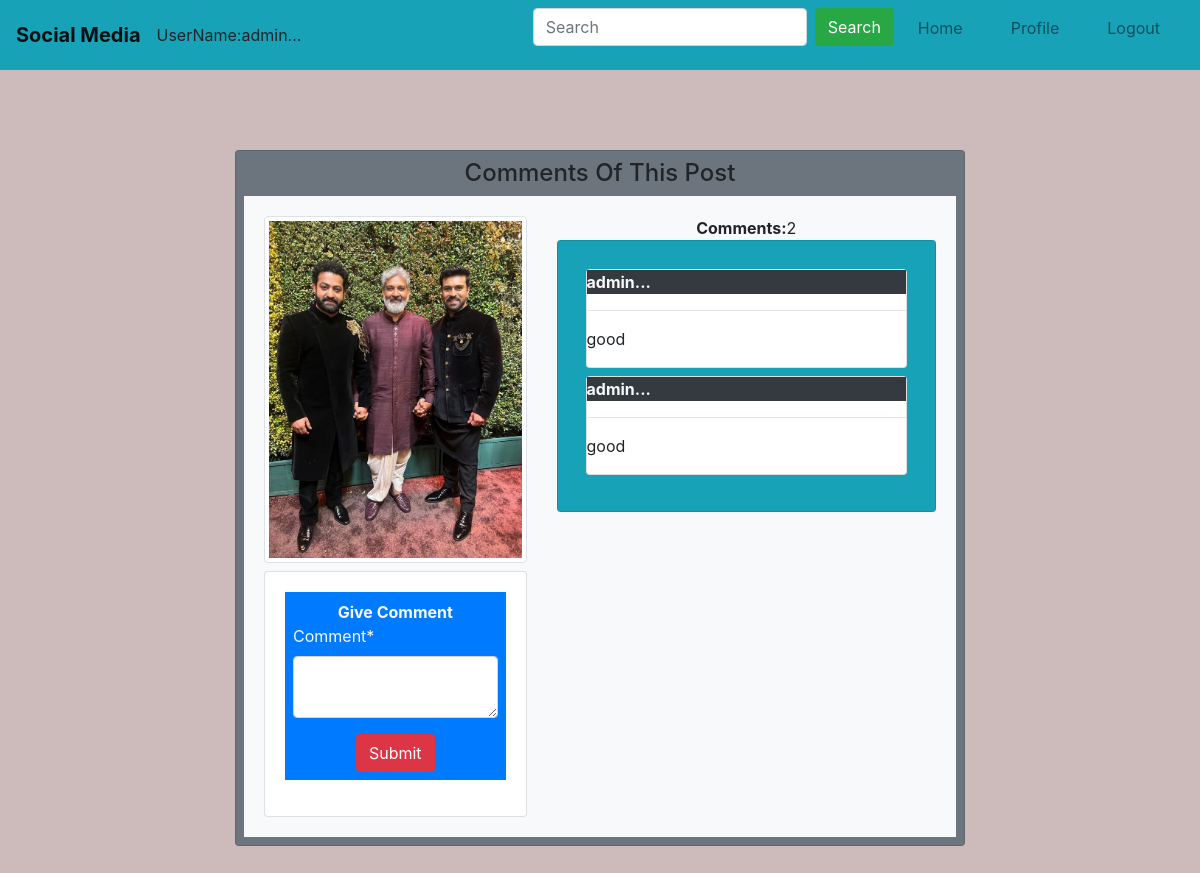
Page /special/comment/23 (signed in) on the committed database.
### user1app/models.py (models this page shows, shortened)
class upload(models.Model):
    user=models.ForeignKey(User,on_delete=models.CASCADE)
    post=models.FileField(upload_to='media',null=True)
    date_posted=models.DateTimeField(auto_now_add=True)
    def comment_count(self):
        return self.comment_set.all().count()
    def comments(self):
        return self.comment_set.all().order_by('-id')

### specialapp/models.py (models this page shows, shortened)
class Comment(models.Model):
    user=models.ForeignKey(User,on_delete=models.CASCADE,null=True)
    post=models.ForeignKey(upload,on_delete=models.CASCADE,null=True)
    comment=models.TextField(null=True)

### specialapp/views.py (the view, shortened to what this page needs)
# urls.py: path('comment/<int:id>',views.comment,name='comment')
@login_required
def comment(request,id):
    data=upload.objects.get(id=id)
    if data.post.name.lower().endswith(('.jpg','.png','.jpeg')):
        data.file_type = 'image'
    elif data.post.name.lower().endswith('mp4'):
        data.file_type = 'video'
    else:
        data.file_type = 'audio'
    form=comment_form()
    return render(request,'comment.html',{'data':data,'form':form})

### specialapp/forms.py
class comment_form(forms.ModelForm):
    comment = forms.CharField(widget=forms.Textarea(attrs={'rows': 2, 'cols': 4}))
    class Meta:
        model=Comment
        fields=['comment',]

### templates/comment.html (shortened to what this page needs)
{% extends 'base.html' %}
{% load crispy_forms_tags %}
{% block content %}
{% include 'navbar.html' %}
<div class="container">
  <div class="row">
    <div class="offset-md-2 col-md-8">
<div class="card bg-secondary p-2 mb-5" style="margin-top: 80px;">
    <h4 class="text-center">Comments Of This Post</h4>
  <div class="card-body bg-light">
    <div class="row">
        <div class="col-md-5">
          {% if data.file_type == 'image' %}
          <img src="{{ data.post.url }}" class="img-thumbnail" >
        {% elif data.file_type == 'video' %}
          <video width="250" height="250" controls>
            <source src="{{ data.post.url }}" type="video/mp4">
            Your browser does not support the video tag.
          </video>
        {% else %}
          <audio width="200" height="200" controls>
            <source src="{{ data.post.url }}" type="audio/mpeg">
            Your browser does not support the audio tag.
          </audio>
        {% endif %}
           <div class="card mt-2">
            <div class="card-body">
              <form class="bg-primary text-light p-2"  method="POST" >
                <center>
                <b>Give Comment</b>
            </center>
                {{form|crispy}}
                <div class="text-center">
                    <input type="submit" name="" value="Submit" class="btn btn-danger">
                </div>
              </form>
            </div>
          </div>
        </div>
      <div class="col-md-7">
        <center>
        <b class="">Comments:</b>{{data.comment_count}}
    </center>
            <div class="card p-2 bg-info">
                {% if data.comments %}
              <div class="card-body" style="max-height: 500px; overflow-y: auto;">
                {% for i in data.comments %}
                <div class="card mb-2">
                    <b class="bg-dark text-light">{{i.user}}...</b>
                    <hr>
                    <p>{{i.comment}}</p>
                </div>
                {% endfor %}
              </div>
              {% else %}
              <center>
              <h4>No Comments</h4>
            </center>
            </div>
            {% endif %}
      </div>
    </div>
  </div>
</div>
    </div>
  </div>
</div>
{% endblock %}

### templates/navbar.html (shortened to what this page needs)
<nav class="navbar navbar-expand-lg navbar-light bg-info">
  <b><a class="navbar-brand" href="#">Social Media</a></b> UserName:{{user}}...
  <div class="collapse navbar-collapse justify-content-end" id="navbarNav">
  <ul class="navbar-nav">
    {% if request.user.is_authenticated %}
    <form class="form-inline" method="GET" action="{% url 'search'  %}">
      <input class="form-control mr-sm-2" type="text" placeholder="Search"name='keyword'>
      <button class="btn btn-success" type="submit">Search</button>
    </form>
    <li class="nav-item">
      <a class="nav-link mr-3 ml-3" href="{% url 'home' %}">Home <span class="sr-only">(current)</span></a>
    </li>
    <li class="nav-item">
      <a href="{% url 'Profile' %}" class="nav-link  mr-3 ml-3">Profile</a>
    </li>
    <li class="nav-item">
      <a class="nav-link  mr-3 ml-3" href="{% url 'log_out' %}">Logout</a>
    </li>
    {% endif %}
  </ul>
</div>
</nav>

### rows in the picture
upload: post (picture), comment_count "2"
Comment: user "admin", comment "good"
Comment: user "admin", comment "good"

### other values in the picture
{{ user }} "admin"
